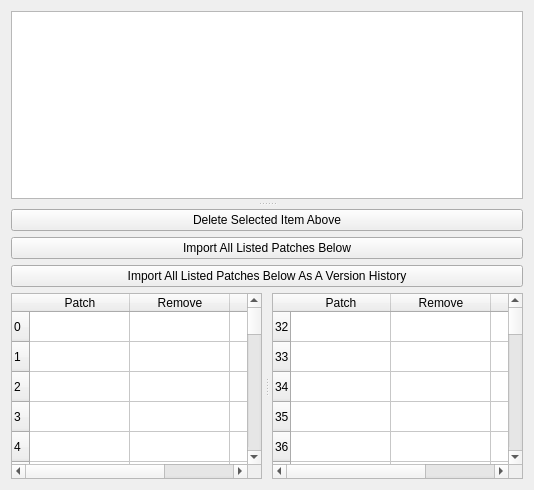
        <widget class="QWidget" name="tab_sd">
         <property name="styleSheet">
          <string notr="true"/>
         </property>
         <attribute name="title">
          <string>SD Card View</string>
         </attribute>
         <attribute name="toolTip">
          <string>Switch to view your SD card within the ZOIA Librarian</string>
         </attribute>
         <layout class="QHBoxLayout" name="horizontalLayout">
          <item>
           <widget class="QSplitter" name="splitter_sd_vert">
            <property name="sizePolicy">
             <sizepolicy hsizetype="Expanding" vsizetype="Expanding">
              <horstretch>0</horstretch>
              <verstretch>0</verstretch>
             </sizepolicy>
            </property>
            <property name="styleSheet">
             <string notr="true"/>
            </property>
            <property name="orientation">
             <enum>Qt::Vertical</enum>
            </property>
            <property name="handleWidth">
             <number>10</number>
            </property>
            <widget class="QTreeView" name="sd_tree">
             <property name="accessibleName">
              <string>SD Card Viewer</string>
             </property>
             <property name="accessibleDescription">
              <string>Dispalys the contents of the previously specified SD Card (which is specified via the menu bar at File-&gt;Specify SD Card path, or by using Alt+S and then specifying that way).</string>
             </property>
             <property name="styleSheet">
              <string notr="true"/>
             </property>
             <property name="lineWidth">
              <number>10000</number>
             </property>
             <property name="midLineWidth">
              <number>10000</number>
             </property>
             <property name="sizeAdjustPolicy">
              <enum>QAbstractScrollArea::AdjustIgnored</enum>
             </property>
             <property name="editTriggers">
              <set>QAbstractItemView::NoEditTriggers</set>
             </property>
             <property name="showDropIndicator" stdset="0">
              <bool>false</bool>
             </property>
             <property name="verticalScrollMode">
              <enum>QAbstractItemView::ScrollPerPixel</enum>
             </property>
             <property name="indentation">
              <number>20</number>
             </property>
             <property name="rootIsDecorated">
              <bool>true</bool>
             </property>
             <property name="sortingEnabled">
              <bool>false</bool>
             </property>
             <property name="animated">
              <bool>true</bool>
             </property>
             <property name="allColumnsShowFocus">
              <bool>true</bool>
             </property>
             <property name="wordWrap">
              <bool>true</bool>
             </property>
             <property name="headerHidden">
              <bool>true</bool>
             </property>
             <attribute name="headerVisible">
              <bool>false</bool>
             </attribute>
            </widget>
            <widget class="QWidget" name="layoutWidget_3">
             <layout class="QVBoxLayout" name="verticalLayout_11">
              <item>
               <widget class="QPushButton" name="delete_folder_sd_btn">
                <property name="cursor">
                 <cursorShape>PointingHandCursor</cursorShape>
                </property>
                <property name="mouseTracking">
                 <bool>true</bool>
                </property>
                <property name="toolTip">
                 <string>Click here to delete the currently selected item above from your SD card.</string>
                </property>
                <property name="statusTip">
                 <string>Click here to delete the currently selected item above from your SD card.</string>
                </property>
                <property name="accessibleName">
                 <string>Delete Selected Item from SD Card Tree View Button</string>
                </property>
                <property name="accessibleDescription">
                 <string>Will attempt to delete the currently selected item in the SD tree view above from your SD card. Will create a popup if the currently selected item is a folder, at which point a warning will indicate that deletion will delete everything contained within. The options are yes to continue with the deletion and no to abort. </string>
                </property>
                <property name="styleSheet">
                 <string notr="true"/>
                </property>
                <property name="text">
                 <string>Delete Selected Item Above</string>
                </property>
               </widget>
              </item>
              <item>
               <widget class="QPushButton" name="import_all_btn">
                <property name="cursor">
                 <cursorShape>PointingHandCursor</cursorShape>
                </property>
                <property name="mouseTracking">
                 <bool>true</bool>
                </property>
                <property name="toolTip">
                 <string>Click here to import all patches currently listed below.</string>
                </property>
                <property name="statusTip">
                 <string>Click here to import all patches currently listed below.</string>
                </property>
                <property name="accessibleName">
                 <string>Import All Patches button</string>
                </property>
                <property name="accessibleDescription">
                 <string>Attempts to import all of the patches listed in the tables below (SD card table left and SD card table right) into the ZOIA Librarian. This requires that a folder is selected from the SD Card Viewer above that contains patches.</string>
                </property>
                <property name="styleSheet">
                 <string notr="true"/>
                </property>
                <property name="text">
                 <string>Import All Listed Patches Below</string>
                </property>
               </widget>
              </item>
              <item>
               <widget class="QPushButton" name="import_all_ver_btn">
                <property name="cursor">
                 <cursorShape>PointingHandCursor</cursorShape>
                </property>
                <property name="styleSheet">
                 <string notr="true"/>
                </property>
                <property name="text">
                 <string>Import All Listed Patches Below As A Version History</string>
                </property>
               </widget>
              </item>
              <item>
               <widget class="QSplitter" name="splitter_sd_hori">
                <property name="styleSheet">
                 <string notr="true"/>
                </property>
                <property name="orientation">
                 <enum>Qt::Horizontal</enum>
                </property>
                <property name="handleWidth">
                 <number>10</number>
                </property>
                <widget class="QTableWidget" name="table_sd_left">
                 <property name="mouseTracking">
                  <bool>false</bool>
                 </property>
                 <property name="acceptDrops">
                  <bool>true</bool>
                 </property>
                 <property name="accessibleName">
                  <string>SD Card Table left</string>
                 </property>
                 <property name="accessibleDescription">
                  <string>Displays patches that would occupy slots 0-31 on a ZOIA</string>
                 </property>
                 <property name="styleSheet">
                  <string notr="true"/>
                 </property>
                 <property name="editTriggers">
                  <set>QAbstractItemView::NoEditTriggers</set>
                 </property>
                 <property name="dragEnabled">
                  <bool>false</bool>
                 </property>
                 <property name="dragDropOverwriteMode">
                  <bool>true</bool>
                 </property>
                 <property name="dragDropMode">
                  <enum>QAbstractItemView::DragDrop</enum>
                 </property>
                 <property name="defaultDropAction">
                  <enum>Qt::IgnoreAction</enum>
                 </property>
                 <property name="selectionMode">
                  <enum>QAbstractItemView::ExtendedSelection</enum>
                 </property>
                 <property name="selectionBehavior">
                  <enum>QAbstractItemView::SelectRows</enum>
                 </property>
                 <property name="rowCount">
                  <number>32</number>
                 </property>
                 <property name="columnCount">
                  <number>3</number>
                 </property>
                 <attribute name="horizontalHeaderMinimumSectionSize">
                  <number>10</number>
                 </attribute>
                 <attribute name="horizontalHeaderStretchLastSection">
                  <bool>true</bool>
                 </attribute>
                 <attribute name="verticalHeaderMinimumSectionSize">
                  <number>0</number>
                 </attribute>
                 <row>
                  <property name="text">
                   <string>0</string>
                  </property>
                 </row>
                 <row>
                  <property name="text">
                   <string>1</string>
                  </property>
                 </row>
                 <row>
                  <property name="text">
                   <string>2</string>
                  </property>
                 </row>
                 <row>
                  <property name="text">
                   <string>3</string>
                  </property>
                 </row>
                 <row>
                  <property name="text">
                   <string>4</string>
                  </property>
                 </row>
                 <row>
                  <property name="text">
                   <string>5</string>
                  </property>
                 </row>
                 <row>
                  <property name="text">
                   <string>6</string>
                  </property>
                 </row>
                 <row>
                  <property name="text">
                   <string>7</string>
                  </property>
                 </row>
                 <row>
                  <property name="text">
                   <string>8</string>
                  </property>
                 </row>
                 <row>
                  <property name="text">
                   <string>9</string>
                  </property>
                 </row>
                 <row>
                  <property name="text">
                   <string>10</string>
                  </property>
                 </row>
                 <row>
                  <property name="text">
                   <string>11</string>
                  </property>
                 </row>
                 <row>
                  <property name="text">
                   <string>12</string>
                  </property>
                 </row>
                 <row>
                  <property name="text">
                   <string>13</string>
                  </property>
                 </row>
                 <row>
                  <property name="text">
                   <string>14</string>
                  </property>
                 </row>
                 <row>
                  <property name="text">
                   <string>15</string>
                  </property>
                 </row>
                 <row>
                  <property name="text">
                   <string>16</string>
                  </property>
                 </row>
                 <row>
                  <property name="text">
                   <string>17</string>
                  </property>
                 </row>
                 <row>
                  <property name="text">
                   <string>18</string>
                  </property>
                 </row>
                 <row>
                  <property name="text">
                   <string>19</string>
                  </property>
                 </row>
                 <row>
                  <property name="text">
                   <string>20</string>
                  </property>
                 </row>
                 <row>
                  <property name="text">
                   <string>21</string>
                  </property>
                 </row>
                 <row>
                  <property name="text">
                   <string>22</string>
                  </property>
                 </row>
                 <row>
                  <property name="text">
                   <string>23</string>
                  </property>
                 </row>
                 <row>
                  <property name="text">
                   <string>24</string>
                  </property>
                 </row>
                 <row>
                  <property name="text">
                   <string>25</string>
                  </property>
                 </row>
                 <row>
                  <property name="text">
                   <string>26</string>
                  </property>
                 </row>
                 <row>
                  <property name="text">
                   <string>27</string>
                  </property>
                 </row>
                 <row>
                  <property name="text">
                   <string>28</string>
                  </property>
                 </row>
                 <row>
                  <property name="text">
                   <string>29</string>
                  </property>
                 </row>
                 <row>
                  <property name="text">
                   <string>30</string>
                  </property>
                 </row>
                 <row>
                  <property name="text">
                   <string>31</string>
                  </property>
                 </row>
                 <column>
                  <property name="text">
                   <string>Patch</string>
                  </property>
                 </column>
                 <column>
                  <property name="text">
                   <string>Remove</string>
                  </property>
                 </column>
                 <column>
                  <property name="text">
                   <string>Import</string>
                  </property>
                 </column>
                </widget>
                <widget class="QTableWidget" name="table_sd_right">
                 <property name="mouseTracking">
                  <bool>false</bool>
                 </property>
                 <property name="acceptDrops">
                  <bool>true</bool>
                 </property>
                 <property name="accessibleName">
                  <string>SD Card Table right</string>
                 </property>
                 <property name="accessibleDescription">
                  <string>Displays patches that would occupy slots 32-63 on a ZOIA</string>
                 </property>
                 <property name="styleSheet">
                  <string notr="true"/>
                 </property>
                 <property name="editTriggers">
                  <set>QAbstractItemView::NoEditTriggers</set>
                 </property>
                 <property name="dragDropMode">
                  <enum>QAbstractItemView::DragDrop</enum>
                 </property>
                 <property name="selectionMode">
                  <enum>QAbstractItemView::ExtendedSelection</enum>
                 </property>
                 <property name="selectionBehavior">
                  <enum>QAbstractItemView::SelectRows</enum>
                 </property>
                 <property name="rowCount">
                  <number>32</number>
                 </property>
                 <property name="columnCount">
                  <number>3</number>
                 </property>
                 <attribute name="horizontalHeaderMinimumSectionSize">
                  <number>10</number>
                 </attribute>
                 <attribute name="horizontalHeaderStretchLastSection">
                  <bool>true</bool>
                 </attribute>
                 <attribute name="verticalHeaderMinimumSectionSize">
                  <number>0</number>
                 </attribute>
                 <row>
                  <property name="text">
                   <string>32</string>
                  </property>
                 </row>
                 <row>
                  <property name="text">
                   <string>33</string>
                  </property>
                 </row>
                 <row>
                  <property name="text">
                   <string>34</string>
                  </property>
                 </row>
                 <row>
                  <property name="text">
                   <string>35</string>
                  </property>
                 </row>
                 <row>
                  <property name="text">
                   <string>36</string>
                  </property>
                 </row>
                 <row>
                  <property name="text">
                   <string>37</string>
                  </property>
                 </row>
                 <row>
                  <property name="text">
                   <string>38</string>
                  </property>
                 </row>
                 <row>
                  <property name="text">
                   <string>39</string>
                  </property>
                 </row>
                 <row>
                  <property name="text">
                   <string>40</string>
                  </property>
                 </row>
                 <row>
                  <property name="text">
                   <string>41</string>
                  </property>
                 </row>
                 <row>
                  <property name="text">
                   <string>42</string>
                  </property>
                 </row>
                 <row>
                  <property name="text">
                   <string>43</string>
                  </property>
                 </row>
                 <row>
                  <property name="text">
                   <string>44</string>
                  </property>
                 </row>
                 <row>
                  <property name="text">
                   <string>45</string>
                  </property>
                 </row>
                 <row>
                  <property name="text">
                   <string>46</string>
                  </property>
                 </row>
                 <row>
                  <property name="text">
                   <string>47</string>
                  </property>
                 </row>
                 <row>
                  <property name="text">
                   <string>48</string>
                  </property>
                 </row>
                 <row>
                  <property name="text">
                   <string>49</string>
                  </property>
                 </row>
                 <row>
                  <property name="text">
                   <string>50</string>
                  </property>
                 </row>
                 <row>
                  <property name="text">
                   <string>51</string>
                  </property>
                 </row>
                 <row>
                  <property name="text">
                   <string>52</string>
                  </property>
                 </row>
                 <row>
                  <property name="text">
                   <string>53</string>
                  </property>
                 </row>
                 <row>
                  <property name="text">
                   <string>54</string>
                  </property>
                 </row>
                 <row>
                  <property name="text">
                   <string>55</string>
                  </property>
                 </row>
                 <row>
                  <property name="text">
                   <string>56</string>
                  </property>
                 </row>
                 <row>
                  <property name="text">
                   <string>57</string>
                  </property>
                 </row>
                 <row>
                  <property name="text">
                   <string>58</string>
                  </property>
                 </row>
                 <row>
                  <property name="text">
                   <string>59</string>
                  </property>
                 </row>
                 <row>
                  <property name="text">
                   <string>60</string>
                  </property>
                 </row>
                 <row>
                  <property name="text">
                   <string>61</string>
                  </property>
                 </row>
                 <row>
                  <property name="text">
                   <string>62</string>
                  </property>
                 </row>
                 <row>
                  <property name="text">
                   <string>63</string>
                  </property>
                 </row>
                 <column>
                  <property name="text">
                   <string>Patch</string>
                  </property>
                 </column>
                 <column>
                  <property name="text">
                   <string>Remove</string>
                  </property>
                 </column>
                 <column>
                  <property name="text">
                   <string>Import</string>
                  </property>
                 </column>
                </widget>
               </widget>
              </item>
             </layout>
            </widget>
           </widget>
          </item>
         </layout>
        </widget>
